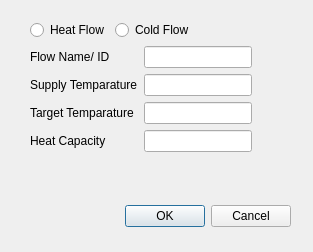
<?xml version="1.0" encoding="UTF-8"?>
<ui version="4.0">
 <class>InsertFlow</class>
 <widget class="QDialog" name="InsertFlow">
  <property name="geometry">
   <rect>
    <x>0</x>
    <y>0</y>
    <width>313</width>
    <height>252</height>
   </rect>
  </property>
  <property name="windowTitle">
   <string>Dialog</string>
  </property>
  <widget class="QDialogButtonBox" name="buttonBox">
   <property name="geometry">
    <rect>
     <x>110</x>
     <y>200</y>
     <width>181</width>
     <height>32</height>
    </rect>
   </property>
   <property name="orientation">
    <enum>Qt::Horizontal</enum>
   </property>
   <property name="standardButtons">
    <set>QDialogButtonBox::Cancel|QDialogButtonBox::Ok</set>
   </property>
  </widget>
  <widget class="QWidget" name="">
   <property name="geometry">
    <rect>
     <x>30</x>
     <y>20</y>
     <width>261</width>
     <height>171</height>
    </rect>
   </property>
   <layout class="QFormLayout" name="formLayout">
    <item row="0" column="0">
     <layout class="QHBoxLayout" name="horizontalLayout">
      <item>
       <widget class="QRadioButton" name="IsHeat">
        <property name="text">
         <string>Heat Flow</string>
        </property>
       </widget>
      </item>
      <item>
       <widget class="QRadioButton" name="IsCold">
        <property name="text">
         <string>Cold Flow</string>
        </property>
       </widget>
      </item>
     </layout>
    </item>
    <item row="1" column="0">
     <layout class="QGridLayout" name="gridLayout">
      <item row="0" column="0">
       <widget class="QLabel" name="label">
        <property name="text">
         <string>Flow Name/ ID</string>
        </property>
       </widget>
      </item>
      <item row="0" column="1" rowspan="4">
       <layout class="QVBoxLayout" name="verticalLayout">
        <item>
         <widget class="QLineEdit" name="FlowId"/>
        </item>
        <item>
         <widget class="QLineEdit" name="InFromFlow"/>
        </item>
        <item>
         <widget class="QLineEdit" name="InToFlow"/>
        </item>
        <item>
         <widget class="QLineEdit" name="HeatCap"/>
        </item>
       </layout>
      </item>
      <item row="1" column="0">
       <widget class="QLabel" name="label_2">
        <property name="text">
         <string>Supply Temparature</string>
        </property>
       </widget>
      </item>
      <item row="2" column="0">
       <widget class="QLabel" name="label_3">
        <property name="text">
         <string>Target Temparature</string>
        </property>
       </widget>
      </item>
      <item row="3" column="0">
       <widget class="QLabel" name="label_4">
        <property name="text">
         <string>Heat Capacity</string>
        </property>
       </widget>
      </item>
     </layout>
    </item>
   </layout>
  </widget>
 </widget>
 <resources/>
 <connections>
  <connection>
   <sender>buttonBox</sender>
   <signal>accepted()</signal>
   <receiver>InsertFlow</receiver>
   <slot>accept()</slot>
   <hints>
    <hint type="sourcelabel">
     <x>248</x>
     <y>254</y>
    </hint>
    <hint type="destinationlabel">
     <x>157</x>
     <y>274</y>
    </hint>
   </hints>
  </connection>
  <connection>
   <sender>buttonBox</sender>
   <signal>rejected()</signal>
   <receiver>InsertFlow</receiver>
   <slot>reject()</slot>
   <hints>
    <hint type="sourcelabel">
     <x>316</x>
     <y>260</y>
    </hint>
    <hint type="destinationlabel">
     <x>286</x>
     <y>274</y>
    </hint>
   </hints>
  </connection>
 </connections>
</ui>
